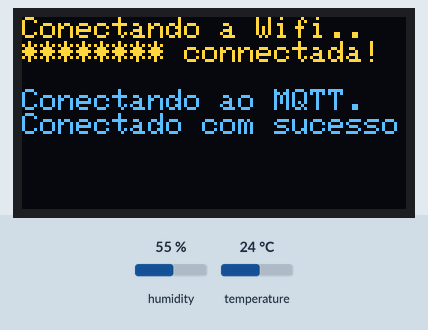
This sketch was run on a simulated ESP8266 (NodeMCU). On the bench: 128×64 one-colour display. The inputs (shaded band) are chosen by the test bench; at power-on: humidity 55 %, temperature 24 °C. The OLED is the two-colour kind (top 16 rows yellow); WiFi joins after 1.5 s; servers stay silent unless stated; the display library's start-up logo is not drawn; network time is answered at once with the bench clock; the local clock reads 2024-03-15 10:24:30 at power-on unless the sketch sets it; no MQTT or app messages arrive unless stated.

Above: at 5.3 s.
5.4 s: humidity set to 22 %
At 8.6 s:
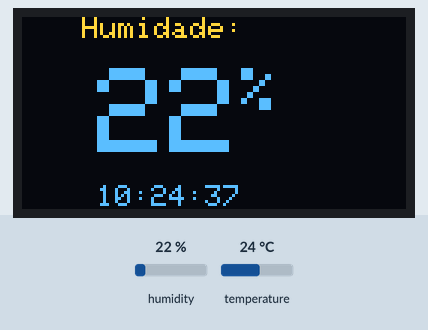
9.8 s: temperature set to 12 °C
At 12.7 s:
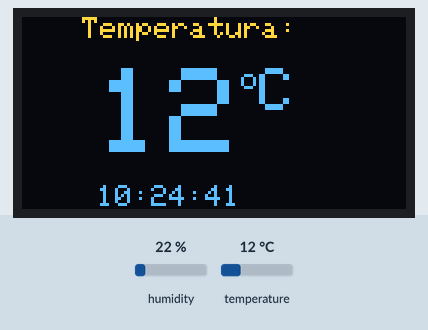
15.8 s: humidity set to 40 %
At 18.7 s:
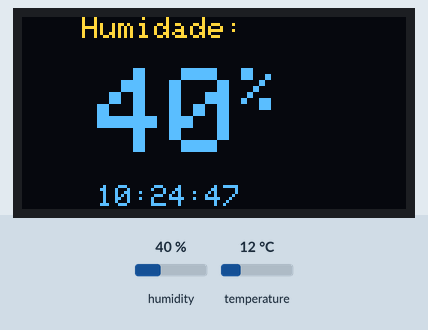
20.8 s: temperature set to 19 °C
At 22.1 s:
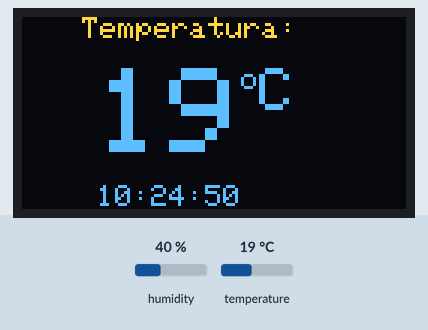
Timing chart, 0 to 23.8 s (numbered marks = the images above; inputs shaded):
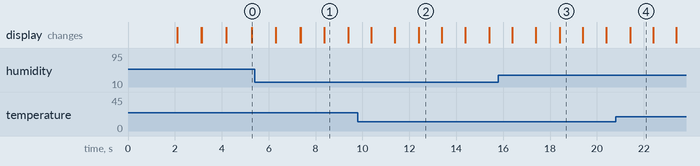

The sketch:

ESP8266_Sensor_Temp_Humid_MQTT_Oled.ino
```cpp
// --- CONFIGURAÇÃO WIFI e NTP ---
#include <ESP8266WiFi.h>
#include <NTPClient.h>
#include <WiFiUdp.h>
const char* ssid = "********";            // SSID WIFI
const char* password = "********";        // Senha WIFI
WiFiClient espClient;
WiFiUDP ntpUDP;                           // Serviço NTP para obter hora online
NTPClient timeClient(ntpUDP);             // Servidor NTP para obter hora online

// --- CONFIGURAÇÃO MQTT CLIENT ---
#include <PubSubClient.h>
PubSubClient client(espClient);
const char* mqtt_server = "192.168.0.123"; // Endereço Servidor MQTT Local
const char* clientID = "ESP8266-DHT22";    // ID Sensor MQTT
const char* clientUser = "****";           // Usuário servidor MQTT
const char* clientPass = "********";       // Senha servidor MQTT
const char* topicoTemperatura = "dht22/temperatura";
const char* topicoHumidade = "dht22/humidade";

// --- PARAMETROS DO DISPLAY OLED ---
#include <Adafruit_GFX.h>
#include <Adafruit_SSD1306.h>
Adafruit_SSD1306 display(128, 64, &Wire, -1);
long milissegundos = millis();
int horas = 0, minutos = 0, segundos = 0, conta = 0;
int inverte = false;
String mensagem;

// --- PARAMETROS DO SENSOR DHT ---
#include "DHT.h"
#define DHTPIN 2
#define DHTTYPE DHT11
DHT dht(DHTPIN, DHTTYPE);
int humidade;
int temperatura;

// --- CONFIGURAÇÕES INICIAIS ---
void setup() {
  Serial.begin(115200);
  Wire.begin(12, 14);               // Define Pinos I2C do Display OLED embutido
  configurarDisplay();
  conectarWifi();
  configurarHora();                 // Obtem hora online para exibir no Display OLED
  client.setServer(mqtt_server, 1883);
  dht.begin();
}

// --- LOOP PRINCIPAL ---
void loop() {
  if (umSegundo()) {
    if (WiFi.status() != WL_CONNECTED) conectarWifi();
    if (!client.connected()) conectarMQTT();
    if (leSensorDHT()) return;
    publicarTemperaturaUnidadeMQTT();
    exibeTemperaturaHumidadeOLED();
  }
}

// --- FUNÇÕES AUXILIARES ---
// --- CONFIGURAR DISPLAY OLED---
void configurarDisplay() {
  display.begin(SSD1306_SWITCHCAPVCC, 0x3C);
  display.setTextColor(WHITE);
  display.display();
  delay(1000);
  display.clearDisplay();
}

// --- CONECTAR A REDE WIFI ---
void conectarWifi() {
  delay(10);
  display.setTextSize(1);
  display.setCursor(0,0);
  display.print("Conectando a Wifi");
  WiFi.mode(WIFI_STA);
  WiFi.begin(ssid, password);
  while (WiFi.status() != WL_CONNECTED) {
    delay(1000);
    display.print(".");
    display.display();
    if (display.getCursorX() >= 126 && display.getCursorY() >= 56) {
      display.clearDisplay();
      display.setCursor(0,0);
      display.print("Conectando a Wifi");
      display.display();
      delay(1000);
    }
  }
  display.println("");
  display.print(ssid);
  display.println(" connectada!");
  display.println("");
  display.display();
  delay(1000);
}

// --- AJUSTAR HORA ONLINE COM SERVIDOR NTP---
void configurarHora() {
  timeClient.begin();
  timeClient.setTimeOffset(-10800); // Ajusta o fuso horario para o horario do Brasil.
  timeClient.update();

  horas = timeClient.getHours();
  minutos = timeClient.getMinutes();
  segundos = timeClient.getSeconds();
}

// --- CONECTAR AO SERVIDOR MQTT ---
void conectarMQTT() {
  display.setTextSize(1);
  display.print("Conectando ao MQTT");
  while (!client.connected()) {
    display.print(".");
    display.display();
    client.connect(clientID,clientUser,clientPass);
    if (display.getCursorX() >= 126 && display.getCursorY() >= 56) {
      display.clearDisplay();
      display.setCursor(0,0);
      display.print("Conectando ao MQTT");
      display.display();
    }
    delay(1000);
  }
  display.println();
  display.println("Conectado com sucesso");
  display.display();
  delay(1000);
  display.println();
  display.print("Iniciando sensor DHT");
  display.display();
  delay(1000);
}

// --- LÊ E TESTAR O SENSOR DHT ---
boolean leSensorDHT() {
  humidade = dht.readHumidity();
  temperatura = dht.readTemperature();
  if (isnan(dht.readHumidity()) || isnan(dht.readTemperature())) {
    exibeErro();
    return true;
  }
  return false;
}

// --- EXIBE FALHA DO SENSOR DHT ---
void exibeErro() {
    mensagem = "Falha sensor DHT!";
    humidade = 0;
    temperatura = 0;
    publicarTemperaturaUnidadeMQTT();
    if (inverte) mostrarMensagemNoDisplay(mensagem,temperatura);
    else mostrarMensagemNoDisplay(mensagem,humidade);
}

// --- PUBLICA (MQTT) TEMPERATURA E UMIDADE ---
void publicarTemperaturaUnidadeMQTT(){
  client.publish(topicoTemperatura, String(temperatura).c_str(), true);
  client.publish(topicoHumidade, String(humidade).c_str(), true);
}

// --- RECEBE DADOS E EXIBE NO DISPLAY ---
void exibeTemperaturaHumidadeOLED() {
  if (inverte) {
    mostrarMensagemNoDisplay("Temperatura:",temperatura);
  } else {
    mostrarMensagemNoDisplay("Humidade:",humidade);
  }
}

// --- EXIBE TEMPERATURA E UMIDADE NO DISPLAY ---
void mostrarMensagemNoDisplay(String texto1, int medicao) {
  display.clearDisplay();
  display.setTextSize(1);
  display.setCursor(20,0);
  display.print(texto1);
  display.setTextSize(4);
  display.setCursor(25,17);
  display.print(medicao);
  if (texto1 == "Temperatura:") {
    display.setTextSize(1);
    display.print("o");
    display.setTextSize(2);
    display.print("C");
  }else{
    display.setTextSize(2);
    display.print("%");
  }
  mostrarRelogioNoDisplay();
}

// --- EXIBE A HORA NO DISPLAY ---
void mostrarRelogioNoDisplay() {
    display.setTextSize(1);
    display.setCursor(25,56);
    display.print(horas);
    if (minutos < 10)  display.print(":0");
    else display.print(":");
    display.print(minutos);
    if (segundos < 10)  display.print(":0");
    else display.print(":");
    display.print(segundos);
    display.display();
}

boolean umSegundo() {
  if (millis() > milissegundos + 1000) {
    milissegundos = millis();
    if (++conta == 5) {inverte = !inverte; conta = 0;}
    if (++segundos > 59) {
      segundos = 0;
      if (++minutos > 59) {
        minutos = 0;
        configurarHora(); // Ajusta online o relogio a cada hora.
        if (++horas > 23) {
          horas = 0;
        }
      }
    }
    return true;
  }
  return false;
}
```

Measured:
- what the display in image 1 shows lasts 1.0 s, from 8.4 s to 9.4 s
